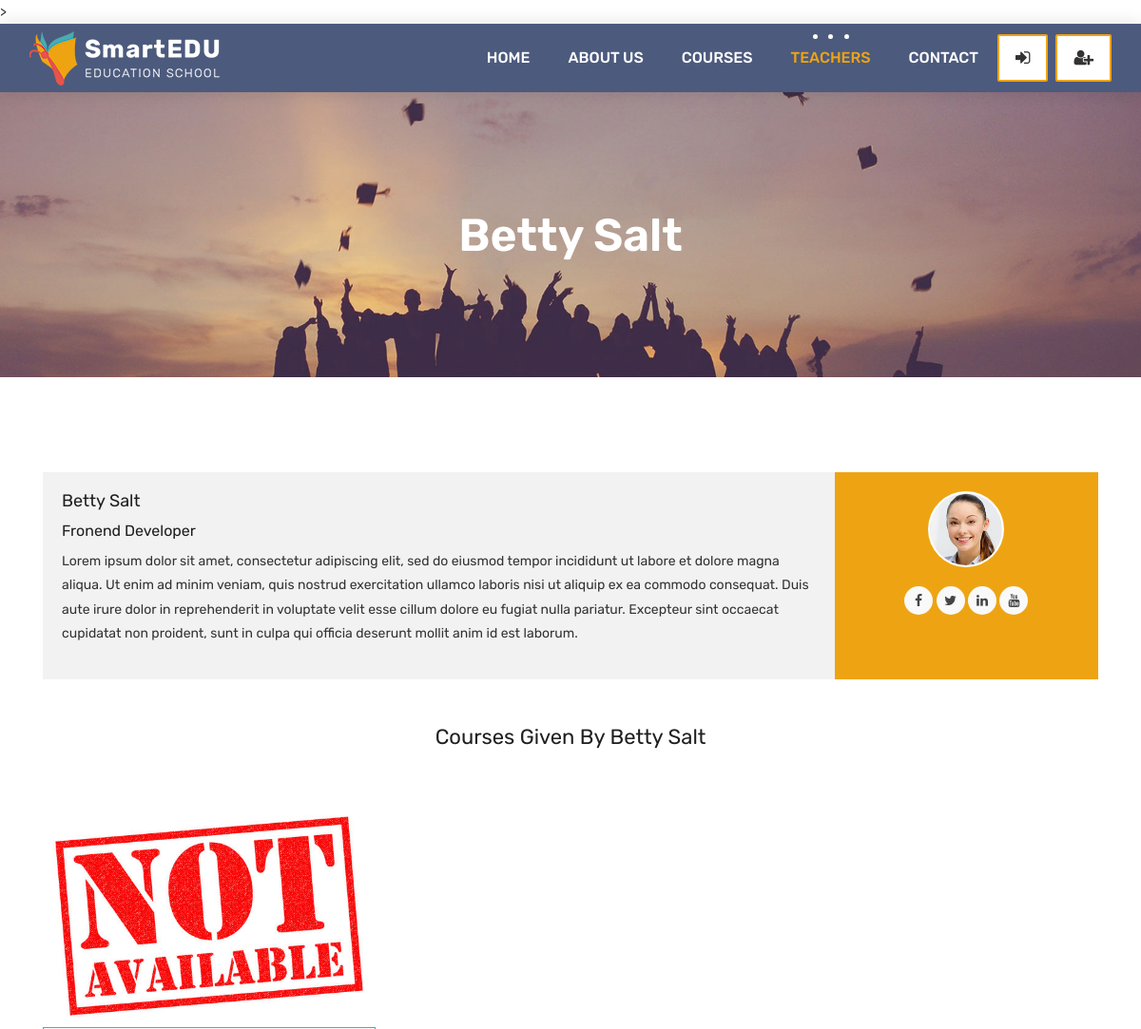
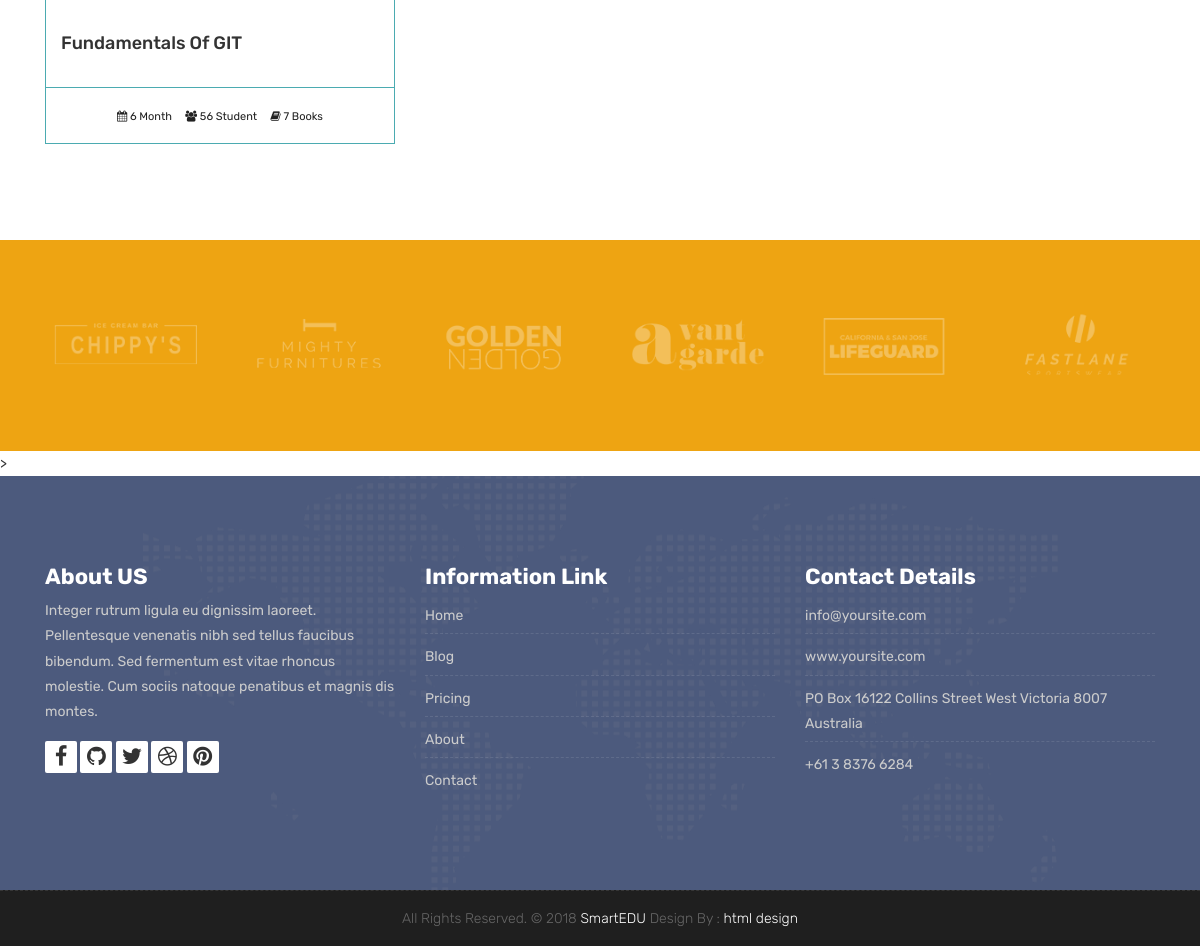
The app's page /teachers/teacher/2 with its own data (2 pictures, top to bottom).
### teachers/models.py (models this page shows, shortened)
class Teacher(models.Model):
    name = models.CharField(max_length=50)
    title = models.CharField(max_length=50)
    description = models.TextField(blank=True, null=True)
    image = models.ImageField(upload_to="teachers/%Y/%m/%d/", default="teachers/default_teacher_image.jpg")
    facebook = models.URLField(max_length=200, blank=True)
    twitter = models.URLField(max_length=200, blank=True)
    linkedin = models.URLField(max_length=200, blank=True)
    youtube = models.URLField(max_length=200, blank=True)

### courses/models.py (models this page shows, shortened)
class Course(models.Model):
    name = models.CharField(max_length=200, unique=True, verbose_name="Course Name", help_text="Enter the course name")
    category = models.ForeignKey(Category, null=True, on_delete=models.DO_NOTHING)
    tags = models.ManyToManyField(Tag, blank=True, null=True)
    students = models.ManyToManyField(User, blank=True, related_name='courses_joined')
    teacher = models.ForeignKey(Teacher, null=True, on_delete=models.CASCADE)
    description = models.TextField(blank=True, null=True)
    image = models.ImageField(upload_to="courses/%Y/%m/%d/", default="default_course_image.jpg")
    date = models.DateTimeField(auto_now=True)
    available = models.BooleanField(default=True)

### teachers/views.py (the view)
# urls.py: path('teacher/<int:pk>', TeacherDetailView.as_view(), name="teacher_detail"),
class TeacherDetailView(DetailView):
    model = Teacher
    template_name = 'teacher.html'
    context_object_name = 'teacher'
    def get_context_data(self, **kwargs):
        context = super().get_context_data(**kwargs)
        context['courses'] = Course.objects.filter(available=True, teacher = self.kwargs['pk'])
        return context

### templates/teacher.html (shortened to what this page needs)
{% extends 'partials/_base.html' %}
{% load static %}
{% block content %}
	<div class="all-title-box">
		<div class="container text-center">
			<h1>
				{{teacher.name}}
			</h1>
		</div>
	</div>
    <div id="overviews" class="section wb">
        <div class="container">
            <div class="row">
                <div class="col-lg-12 blog-post-single">
					<div class="blog-author">
						<div class="author-bio">
							<h3 class="author_name">{{teacher.name}}</h3>
							<h5>{{teacher.title}}</h5>
							<p class="author_det">{{teacher.description}}</p>
						</div>
						<div class="author-desc">
							<img src="{{teacher.image.url}}" alt="about author">
							<ul class="author-social">
								<li><a href="{{teacher.facebook}}"><i class="fa fa-facebook"></i></a></li>
								<li><a href="{{teacher.twitter}}"><i class="fa fa-twitter"></i></a></li>
								<li><a href="{{teacher.linkedin}}"><i class="fa fa-linkedin"></i></a></li>
								<li><a href="{{teacher.youtube}}"><i class="fa fa-youtube"></i></a></li>
							</ul>
						</div>
					</div>
                </div>
            </div>
			<div class="row">
				<div class="col-lg-12">
					<h2 class="text-center my-5"> Courses Given By {{teacher.name}}</h2>
				</div>
				{% for course in courses %}
                <div class="col-lg-4 col-md-6 col-12">
                    <div class="course-item">
						<div class="image-blog">
							<img src="{{course.image.url}}" alt="" class="img-fluid">
						</div>
						<div class="course-br">
							<div class="course-title">
								<h2><a href="{% url 'course_detail' course.category.slug course.id %}" title="">{{course.name}}</a></h2>
							</div>
						</div>
						<div class="course-meta-bot">
							<ul>
								<li><i class="fa fa-calendar" aria-hidden="true"></i> 6 Month</li>
								<li><i class="fa fa-users" aria-hidden="true"></i> 56 Student</li>
								<li><i class="fa fa-book" aria-hidden="true"></i> 7 Books</li>
							</ul>
						</div>
						<br>
					</div>
                </div>
				{% endfor %}
            </div>
		</div>
    </div>
    <div class="parallax section dbcolor">
        <div class="container">
            <div class="row logos">
                <div class="col-md-2 col-sm-2 col-xs-6 wow fadeInUp">
                    <a href="#"><img src="images/logo_01.png" alt="" class="img-repsonsive"></a>
                </div>
                <div class="col-md-2 col-sm-2 col-xs-6 wow fadeInUp">
                    <a href="#"><img src="images/logo_02.png" alt="" class="img-repsonsive"></a>
                </div>
                <div class="col-md-2 col-sm-2 col-xs-6 wow fadeInUp">
                    <a href="#"><img src="images/logo_03.png" alt="" class="img-repsonsive"></a>
                </div>
                <div class="col-md-2 col-sm-2 col-xs-6 wow fadeInUp">
                    <a href="#"><img src="images/logo_04.png" alt="" class="img-repsonsive"></a>
                </div>
                <div class="col-md-2 col-sm-2 col-xs-6 wow fadeInUp">
                    <a href="#"><img src="images/logo_05.png" alt="" class="img-repsonsive"></a>
                </div>
                <div class="col-md-2 col-sm-2 col-xs-6 wow fadeInUp">
                    <a href="#"><img src="images/logo_06.png" alt="" class="img-repsonsive"></a>
                </div>
            </div>
        </div>
    </div>
{% endblock %}

### static/style.css (style rules this page uses)
body { color: #333333; font-size: 14px; font-family: 'Rubik', sans-serif; line-height: 1.80857; }
html, body { height: 100%; }
a { color: #1f1f1f; text-decoration: none !important; outline: none !important; -webkit-transition: all .3s ease-in-out; -moz-transition: all .3s ease-in-out; -ms-transition: all .3s ease-in-out; -o-transition: all .3s ease-in-out; transition: all .3s ease-in-out; }
h1, h2, h3, h4, h5, h6 { letter-spacing: 0; font-weight: normal; position: relative; padding: 0 0 10px 0; font-weight: normal; line-height: 120% !important; color: #1f1f1f; margin: 0 }
h1 { font-size: 24px }
h2 { font-size: 22px }
h3 { font-size: 18px }
h5 { font-size: 14px }
h1 a, h2 a, h3 a, h4 a, h5 a, h6 a { color: #212121; text-decoration: none!important; opacity: 1 }
a { color: #1f1f1f; text-decoration: none; outline: none; }
a, .btn { text-decoration: none !important; outline: none !important; -webkit-transition: all .3s ease-in-out; -moz-transition: all .3s ease-in-out; -ms-transition: all .3s ease-in-out; -o-transition: all .3s ease-in-out; transition: all .3s ease-in-out; }
.dbcolor { background: #eea412; }
.parallax { background-attachment: fixed; background-size: cover; padding: 120px 0; position: relative; width: 100%; }
.section { display: block; position: relative; overflow: hidden; padding: 70px 0; }
.section.wb { background-color: #ffffff; }
.logos img { margin: auto; display: block; text-align: center; width: 100%; opacity: 0.3; }
.all-title-box { background: url(images/banner.jpg)no-repeat; -webkit-background-size: cover; -moz-background-size: cover; -o-background-size: cover; background-size: cover; background-position: center; min-height: 300px; }
.all-title-box h1 { color: #fff; font-weight: 600; text-transform: capitalize; padding-top: 11%; font-size: 48px; line-height: 0px; }
.image-blog img { padding: 0 !important; width: 100%; margin: 0 !important; opacity: 1; -ms-filter: "progid:DXImageTransform.Microsoft.Alpha(Opacity=100)"; -moz-opacity: 1; -khtml-opacity: 1; -webkit-transition: all 150ms ease-in-out; -moz-transition: all 150ms ease-in-out; -o-transition: all 150ms ease-in-out; -ms-transition: all 150ms ease-in-out; transition: all 150ms ease-in-out; }
.blog-author { background: #f2f2f2; overflow: hidden; position: relative; margin-top: 30px; }
.author-bio { display: block; float: left; padding: 20px; position: relative; width: 75%; }
.author-desc { background: #eea412; float: right; height: 100%; min-height: 100%; overflow: hidden; padding: 20px 0; position: absolute; text-align: center; width: 25%; right: 0; }
.author-bio h5 { font-size: 16px; }
.author-desc > img { background: #FFFFFF; border-radius: 50%; -webkit-border-radius: 50%; -moz-border-radius: 50%; margin-bottom: 20px; padding: 2px; max-width: 80px; max-height: 80px; }
.author-social { list-style: none outside none; margin: 0 auto; overflow: hidden; padding: 0; text-align: center; z-index: 9999; }
.author-social li { background: none !important; display: inline-block; }
.author-social li a { color: #444; display: block; height: 30px; text-align: center; width: 30px; border-radius: 50%; -webkit-border-radius: 50%; -moz-border-radius: 50%; -webkit-transition: 0.25s; -moz-transition: 0.25s; -o-transition: 0.25s; transition: 0.25s; background: #f9f9f9; }
.author-social li a i { font-size: 14px; line-height: 30px; margin-right: 0; float: none; }
.course-item { background: #ffffff; }
.course-title > h2 { margin: 15px 0; padding: 0px; }
.course-title a { font-size: 18px; line-height: 25px; font-weight: 500; color: #333333; text-transform: capitalize; }
.course-br { border: 1px solid #4babb1; padding: 15px; }
.course-meta-bot { border: 1px solid #4babb1; border-top: 0px; padding: 15px; }
.course-meta-bot ul { padding: 0px; margin: 0px; display: block; text-align: center; }
.course-meta-bot ul li { display: inline-block; list-style: none; padding: 0px 5px; color: #212121; font-size: 11px; }

### records on screen
Teacher: name "Betty Salt", title "Fronend Developer", description "Lorem ipsum dolor sit amet, consectetur adipiscing elit, sed do eiusmod tempor incididunt ut labore et dolore magna aliqua. Ut enim ad minim veniam, quis nostrud exercitation ullamco laboris nisi ut aliquip ex ea commodo consequat. Duis aute irure dolor in reprehenderit in voluptate velit esse cillum dolore eu fugiat nulla pariatur. Excepteur sint occaecat cupidatat non proident, sunt in culpa qui officia deserunt mollit anim id est laborum.", image (picture)
Course: image (placeholder picture), name "Fundamentals Of GIT"
